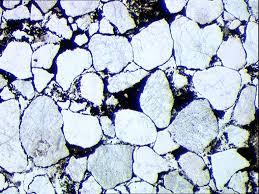
#> input picture src/OpenCV/thinsection_image1.jpeg, 259 x 194 px
$ jupyter execute GrainSize_Analysis_3.ipynb
#> lines starting #> are read from the running program, lines starting #| are printed output that depends on the picture; after the words box and inside, x2 and y2 are one past the last pixel; in counts of white or black regions, pixels touching at a corner belong together
# 33 Grain size analysis in Python using watershed
[Source 33](https://www.youtube.com/watch?v=WyQ-3Fjay7A)

[cell 1]
import cv2 as cv
import numpy as np
from matplotlib import pyplot as plt
from scipy import ndimage
from skimage import measure, io, color

[cell 2]
img = cv.imread("thinsection_image1.jpeg")
#> img is the input picture: shape (194, 259, 3); mean B, G, R 201.6, 185.6, 175.5
img_g = cv.cvtColor(img, cv.COLOR_BGR2GRAY)

pixels_to_um = 0.5

cv.imshow("Original", img)
cv.imshow("Gray", img_g)

cv.waitKey(0)
cv.destroyAllWindows()

[cell 3]
ret, thresh = cv.threshold(img_g, 0, 255, cv.THRESH_BINARY + cv.THRESH_OTSU)
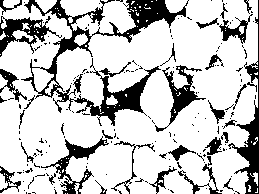
#> thresh: shape (194, 259); 77.9% white; 175 black regions (141 under 20 px), largest, box (x1, y1, x2, y2) and area: (21, 0, 189, 126) 4121, (228, 0, 259, 194) 1279, (0, 16, 62, 57) 868
#> ret = 135

cv.imshow("Thresh", thresh)

cv.waitKey(0)
cv.destroyAllWindows()

[cell 4]
kernel = np.ones((3,3), np.uint8)
opening = cv.morphologyEx(thresh, cv.MORPH_OPEN, kernel, iterations=1)
#> opening: shape (194, 259); 74.6% white; 66 black regions (52 under 20 px), largest, box (x1, y1, x2, y2) and area: (0, 0, 189, 134) 6298, (159, 0, 259, 194) 2613, (34, 130, 119, 194) 1116

sure_bg = cv.dilate(opening, kernel, iterations = 1)
#> sure_bg: shape (194, 259); 86.6% white; 104 black regions (72 under 20 px), largest, box (x1, y1, x2, y2) and area: (114, 0, 176, 41) 984, (88, 70, 148, 124) 890, (238, 106, 259, 194) 858
dist_transform = cv.distanceTransform(opening, cv.DIST_L2, 3)
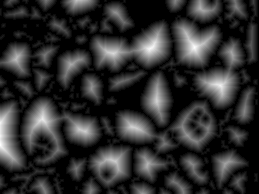
#> dist_transform: shape (194, 259) float32; min 0, max 20.06, mean 3.8; drawn with min black and max white
ret2, sure_fg = cv.threshold(dist_transform, 0.2*dist_transform.max(), 255, 0)
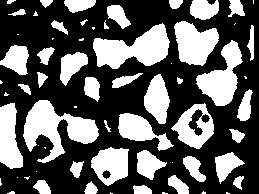
#> sure_fg: shape (194, 259) float32; 37% white; 65 white regions (24 under 20 px), largest, box (x1, y1, x2, y2) and area: (23, 100, 99, 163) 2190, (93, 23, 170, 69) 1985, (196, 40, 243, 106) 1483
#> ret2 = 4.01
sure_fg = np.uint8(sure_fg)

unknown = cv.subtract(sure_bg, sure_fg)
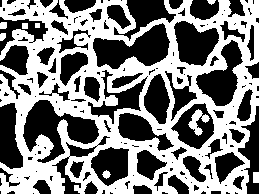
#> unknown: shape (194, 259); 49.6% white; 9 white regions


# [8 lines of commented-out code are left out]
cv.imshow("Sure Background", sure_bg)
# cv.imshow("Dist Trans", dist_transform)
cv.imshow("Sure FG", sure_fg)
cv.imshow("Unknown", unknown)


cv.waitKey(0)
cv.destroyAllWindows()

[cell 5]
# Now that we have identified background, foreground and unknown regions, we'll do put some markers
ret3, markers = cv.connectedComponents(sure_fg)
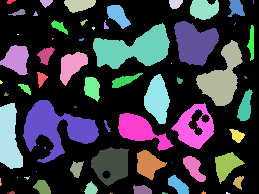
#> markers: shape (194, 259) int32; 66 distinct labels, from 0 to 65; one colour per label, 0 black
#> ret3 = 66
markers = markers+10
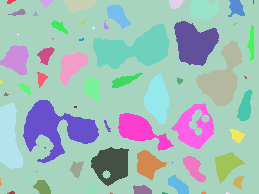
#> markers: shape (194, 259) int32; 66 distinct labels, from 10 to 75; one colour per label, 0 black

markers[unknown==255] = 0
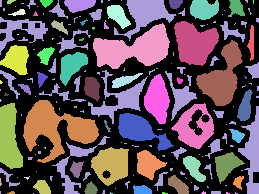
#> markers: shape (194, 259) int32; 67 distinct labels, from 0 to 75; one colour per label, 0 black
# plt.imshow(markers, cmap='jet')

markers = cv.watershed(img, markers)
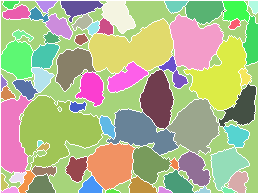
#> markers: shape (194, 259) int32; 68 distinct labels, from -1 to 75; one colour per label, 0 black, -1 white

img[markers==-1] = [0, 0, 255]
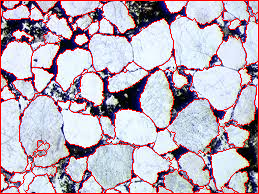
#> img: shape (194, 259, 3); 9.53% of pixels changed, all inside (x1, y1, x2, y2) = (0, 0, 259, 194)
img1 = color.label2rgb(markers, bg_label=0)
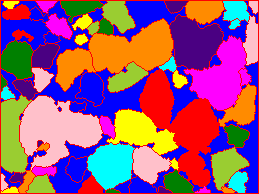
#> img1: shape (194, 259, 3) float64; mean R, G, B 0.586, 0.333, 0.491

cv.imshow("Overlay original image", img)
cv.imshow("Colored grains", img1)

cv.waitKey(0)
cv.destroyAllWindows()

[cell 6]
# Save the properties of the grain
from skimage import measure, io, color

regions = measure.regionprops(markers, intensity_image=img)
#> regions = 66 regions; largest, box (x1, y1, x2, y2) and area: (1, 1, 258, 193) 10224, (20, 96, 103, 170) 3559, (89, 19, 173, 73) 2870, (184, 36, 246, 110) 2376, (170, 15, 223, 70) 1984
propList = ['Area',
            'equivalent_diameter',
            'orientation',
            'MajorAxisLength',
            'MinorAxisLength',
            'Perimeter',
            'MinIntensity',
            'MeanIntensity',
            'MaxIntensity']

output_file = open('ts1_jpeg_measurements.csv', 'w')
output_file.write(('Grain #' + "," + "," + ",".join(propList) + '\n'))

grain_number = 1
for region_prop in regions:
    output_file.write(str(grain_number) + ',')
    #output the cluster properties to the excel file
    for i, prop in enumerate(propList):
        if(prop == 'Area'):
            to_print = region_prop[prop]*pixels_to_um**2
        elif(prop == 'orientation'):
            to_print = region_prop[prop]*57.2958 #Convert radians to degrees
        elif(prop.find('Intensity') < 0):
            to_print = region_prop[prop]*pixels_to_um
        else:
            to_print = region_prop[prop] #remaining prop, basically the ones with intensity
        output_file.write(',' + str(to_print))
    output_file.write('\n')
    grain_number += 1
#> this loop made 66 passes
#> after the loop, grain_number = 67

output_file.close()
